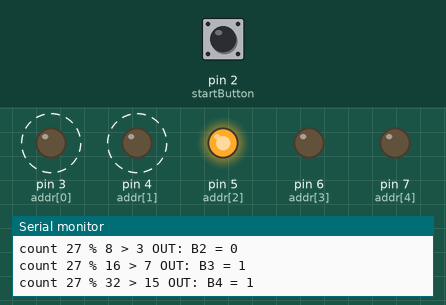
A sketch run on a simulated Arduino Uno, built with avr-gcc and run on an emulated ATmega328P. Parts: output pins drawn as LEDs (lit = HIGH), the last lines printed to the serial monitor. Dashed ring = blinking. The test bench sets the inputs (shaded band); at power-on: pin 2 (startButton) LOW.

Above: at 10.0 s.
10.1 s: pin 2 (startButton) pulled HIGH for 3 s
At 12.5 s:
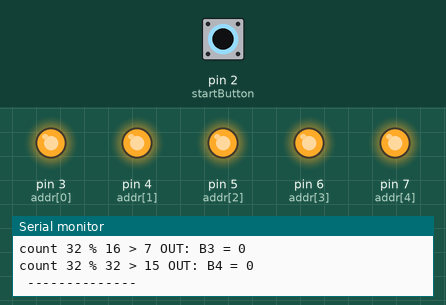
24.9 s: pin 2 (startButton) pulled HIGH for 3 s
At 28.41 s:
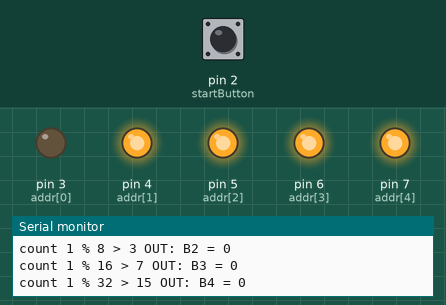
Timing chart, 0 to 47.9 s (numbered marks = the images above; inputs shaded):
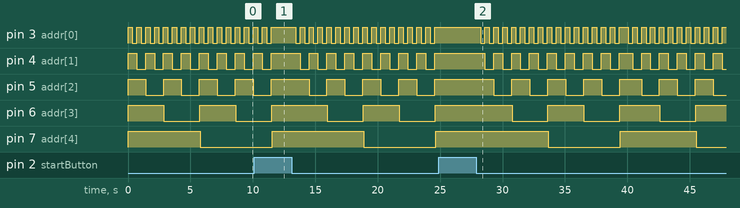

The sketch:

Arduino-Counter-Binary-nbits.ino
```cpp
#define NUMBASE 2
#define NUMBITS 5
#define ENCENDIDO LOW
#define APAGADO  HIGH

const int addr[] = { 3, 4, 5, 6, 7};
const int startButton = 2;

void setup() {
  Serial.begin(9600);
  Serial.println("Iniciando...");

  pinMode(startButton,INPUT);

  for(int i = 0; i <= NUMBITS; i++){
     pinMode(addr[i],OUTPUT);
     digitalWrite(addr[i], APAGADO);
  }
}

void loop() {
  int buttonState = digitalRead(startButton);
  if(buttonState == APAGADO) {
  }
  else{
    for (int count = 0; count <= (int)pow(NUMBASE, NUMBITS); count++){
      int count2 = 0;
      for( int i = 0; i < NUMBITS; i++){
        count2++;
        int num_module = (int)(pow(NUMBASE, count2) + 0.1);
        int num_comparator = (num_module / 2) - 1;
        if(count % num_module > num_comparator) {
          digitalWrite(addr[i], ENCENDIDO);
        }else{
           digitalWrite(addr[i], APAGADO);
        }
        Serial.print("count "); Serial.print(count);
        Serial.print(" % ");  Serial.print(num_module);
        Serial.print(" > ");  Serial.print(num_comparator);
        Serial.print(" OUT: B");  Serial.print(i);
        Serial.print(" = ");  Serial.println(count % num_module > num_comparator);
      }
      delay(250);
      count2 = 0;
      Serial.println(" -------------- ");
    }
  }
}
```

Measured:
- by itself, pin 6 (addr[3]): alternates HIGH for 3.0 s and LOW for 2.9 s
